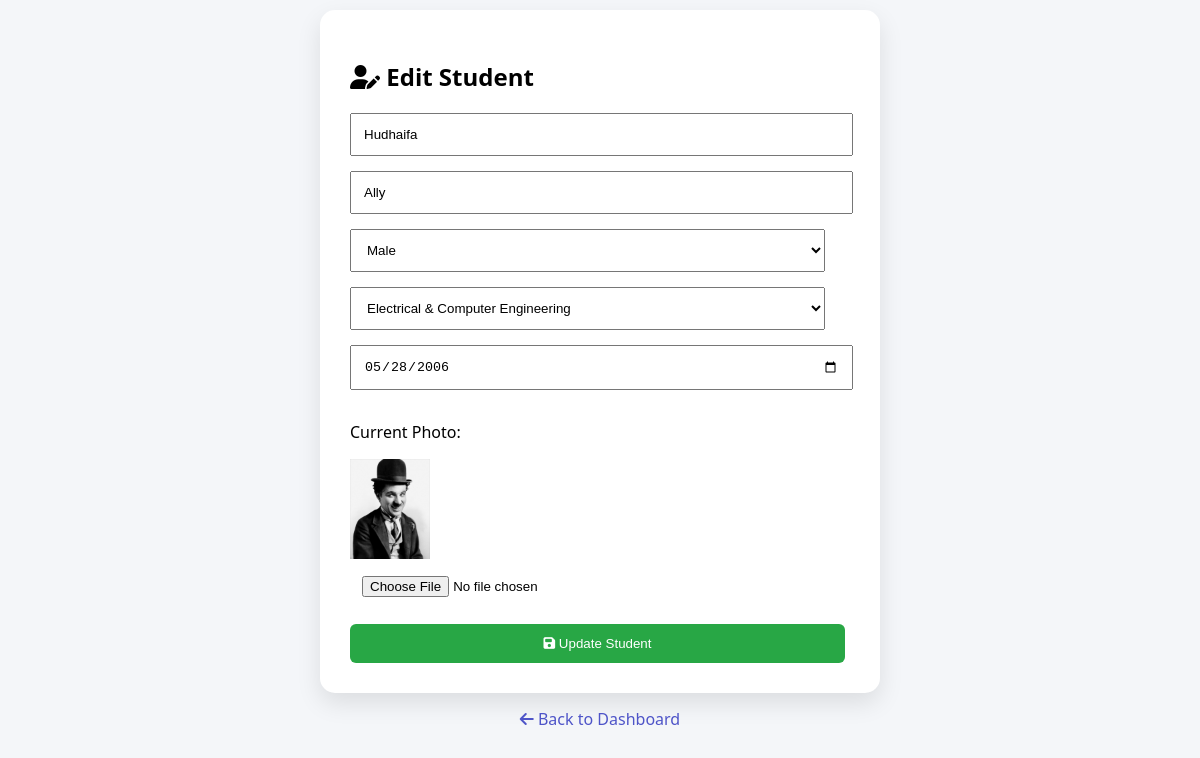
The page /admin/edit_student.php?id=2 (signed in) on the database its author committed.
### tables this page shows
CREATE TABLE `students` (
  `id` int(11) NOT NULL,
  `user_id` int(11) DEFAULT NULL,
  `first_name` varchar(50) DEFAULT NULL,
  `last_name` varchar(50) DEFAULT NULL,
  `gender` enum('Male','Female') DEFAULT NULL,
  `course_id` int(11) DEFAULT NULL,
  `reg_no` varchar(30) DEFAULT NULL,
  `dob` date DEFAULT NULL,
  `date_registered` timestamp NOT NULL DEFAULT current_timestamp(),
  `photo` varchar(255) DEFAULT NULL
);

CREATE TABLE `courses` (
  `id` int(11) NOT NULL,
  `course_name` varchar(100) NOT NULL
);

### admin/edit_student.php (the view, shortened to what this page needs)
<?php
require '../config/db.php';
$id = $_GET['id'] ?? null;
$stmt = $pdo->prepare("SELECT * FROM students WHERE id=?");
$stmt->execute([$id]);
$student = $stmt->fetch(PDO::FETCH_ASSOC);
$courses = $pdo->query("SELECT * FROM courses")->fetchAll(PDO::FETCH_ASSOC);
?>
<!DOCTYPE html>
<html>
<head>
    <link rel="stylesheet" href="../assets/css/style.css">
    <link rel="stylesheet" href="https://cdnjs.cloudflare.com/ajax/libs/font-awesome/6.5.0/css/all.min.css">
</head>
<body>
    <div class="form-box">
        <h2><i class="fa fa-user-edit"></i> Edit Student</h2>
        <form method="POST" enctype="multipart/form-data">
            <input type="text" name="fname" value="<?= $student['first_name'] ?>" required>
            <input type="text" name="lname" value="<?= $student['last_name'] ?>" required>
            <select name="gender">
                <option <?= $student['gender'] == "Male" ? "selected" : "" ?>>Male</option>
            </select>
            <select name="course">
                <?php foreach ($courses as $c): ?>
                    <option value="<?= $c['id'] ?>"
                        <?= $student['course_id'] == $c['id'] ? "selected" : "" ?>>
                        <?= $c['course_name'] ?>
                    </option>
                <?php endforeach; ?>
            </select>
            <input type="date" name="dob" value="<?= $student['dob'] ?>">
            <p>Current Photo:</p>
            <img src="../assets/uploads/<?= $student['photo'] ?>" width="80">
            <input type="file" name="photo">
            <button type="submit" name="update">
                <i class="fa fa-save"></i> Update Student
            </button>
        </form>
    </div>
    <div class="back">
        <a href="dashboard.php">
            <i class="fa fa-arrow-left"></i> Back to Dashboard
        </a>
    </div>
</body>
</html>

### assets/css/style.css (style rules this page uses)
body { font-family: 'Segoe UI'; background: #f4f6f9; }

### admin/edit_student.php (style rules this page uses)
.form-box { max-width: 500px; background: #fff; padding: 30px; margin: 10px auto; border-radius: 15px; box-shadow: 0 10px 25px rgba(0, 0, 0, .1); }
.form-box input, .form-box select { width: 95%; padding: 12px; margin-bottom: 15px; }
button { background: #28a745; color: white; padding: 12px; border: none; width: 99%; border-radius: 6px; }
.back { text-align: center; margin-top: 15px; }
.back a { text-decoration: none; color: #4e54c8; }

### rows shown on the page
students: fname "Hudhaifa", lname "Ally", gender "Male", course "Electrical & Computer Engineering", dob "05/28/2006", photo (placeholder picture)
